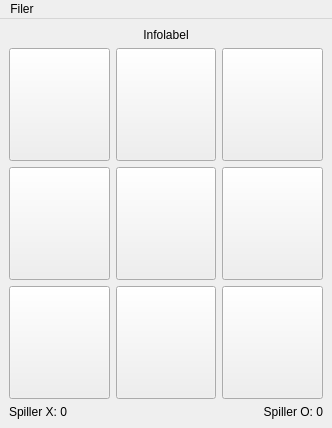
<?xml version="1.0" encoding="UTF-8"?>
<ui version="4.0">
 <class>MainWindow</class>
 <widget class="QMainWindow" name="MainWindow">
  <property name="geometry">
   <rect>
    <x>0</x>
    <y>0</y>
    <width>332</width>
    <height>428</height>
   </rect>
  </property>
  <property name="windowTitle">
   <string>Kryds og bolle</string>
  </property>
  <widget class="QWidget" name="centralwidget">
   <layout class="QVBoxLayout" name="verticalLayout_3">
    <item>
     <widget class="QLabel" name="info_label">
      <property name="text">
       <string>Infolabel</string>
      </property>
      <property name="alignment">
       <set>Qt::AlignCenter</set>
      </property>
     </widget>
    </item>
    <item>
     <layout class="QGridLayout" name="gridLayout">
      <item row="1" column="1">
       <widget class="QPushButton" name="knap_4">
        <property name="sizePolicy">
         <sizepolicy hsizetype="Expanding" vsizetype="Expanding">
          <horstretch>0</horstretch>
          <verstretch>0</verstretch>
         </sizepolicy>
        </property>
        <property name="minimumSize">
         <size>
          <width>100</width>
          <height>100</height>
         </size>
        </property>
        <property name="text">
         <string/>
        </property>
       </widget>
      </item>
      <item row="0" column="1">
       <widget class="QPushButton" name="knap_1">
        <property name="sizePolicy">
         <sizepolicy hsizetype="Expanding" vsizetype="Expanding">
          <horstretch>0</horstretch>
          <verstretch>0</verstretch>
         </sizepolicy>
        </property>
        <property name="minimumSize">
         <size>
          <width>100</width>
          <height>100</height>
         </size>
        </property>
        <property name="text">
         <string/>
        </property>
       </widget>
      </item>
      <item row="0" column="0">
       <widget class="QPushButton" name="knap_0">
        <property name="sizePolicy">
         <sizepolicy hsizetype="Expanding" vsizetype="Expanding">
          <horstretch>0</horstretch>
          <verstretch>0</verstretch>
         </sizepolicy>
        </property>
        <property name="minimumSize">
         <size>
          <width>100</width>
          <height>100</height>
         </size>
        </property>
        <property name="text">
         <string/>
        </property>
       </widget>
      </item>
      <item row="1" column="0">
       <widget class="QPushButton" name="knap_3">
        <property name="sizePolicy">
         <sizepolicy hsizetype="Expanding" vsizetype="Expanding">
          <horstretch>0</horstretch>
          <verstretch>0</verstretch>
         </sizepolicy>
        </property>
        <property name="minimumSize">
         <size>
          <width>100</width>
          <height>100</height>
         </size>
        </property>
        <property name="text">
         <string/>
        </property>
       </widget>
      </item>
      <item row="0" column="2">
       <widget class="QPushButton" name="knap_2">
        <property name="enabled">
         <bool>true</bool>
        </property>
        <property name="sizePolicy">
         <sizepolicy hsizetype="Expanding" vsizetype="Expanding">
          <horstretch>0</horstretch>
          <verstretch>0</verstretch>
         </sizepolicy>
        </property>
        <property name="minimumSize">
         <size>
          <width>100</width>
          <height>100</height>
         </size>
        </property>
        <property name="text">
         <string/>
        </property>
       </widget>
      </item>
      <item row="1" column="2">
       <widget class="QPushButton" name="knap_5">
        <property name="sizePolicy">
         <sizepolicy hsizetype="Expanding" vsizetype="Expanding">
          <horstretch>0</horstretch>
          <verstretch>0</verstretch>
         </sizepolicy>
        </property>
        <property name="minimumSize">
         <size>
          <width>100</width>
          <height>100</height>
         </size>
        </property>
        <property name="text">
         <string/>
        </property>
       </widget>
      </item>
      <item row="2" column="0">
       <widget class="QPushButton" name="knap_6">
        <property name="sizePolicy">
         <sizepolicy hsizetype="Expanding" vsizetype="Expanding">
          <horstretch>0</horstretch>
          <verstretch>0</verstretch>
         </sizepolicy>
        </property>
        <property name="minimumSize">
         <size>
          <width>100</width>
          <height>100</height>
         </size>
        </property>
        <property name="text">
         <string/>
        </property>
       </widget>
      </item>
      <item row="2" column="2">
       <widget class="QPushButton" name="knap_8">
        <property name="sizePolicy">
         <sizepolicy hsizetype="Expanding" vsizetype="Expanding">
          <horstretch>0</horstretch>
          <verstretch>0</verstretch>
         </sizepolicy>
        </property>
        <property name="minimumSize">
         <size>
          <width>100</width>
          <height>100</height>
         </size>
        </property>
        <property name="text">
         <string/>
        </property>
       </widget>
      </item>
      <item row="2" column="1">
       <widget class="QPushButton" name="knap_7">
        <property name="sizePolicy">
         <sizepolicy hsizetype="Expanding" vsizetype="Expanding">
          <horstretch>0</horstretch>
          <verstretch>0</verstretch>
         </sizepolicy>
        </property>
        <property name="minimumSize">
         <size>
          <width>100</width>
          <height>100</height>
         </size>
        </property>
        <property name="text">
         <string/>
        </property>
       </widget>
      </item>
     </layout>
    </item>
    <item>
     <layout class="QHBoxLayout" name="horizontalLayout">
      <item>
       <widget class="QLabel" name="spiller_x_score">
        <property name="text">
         <string>Spiller X: 0</string>
        </property>
       </widget>
      </item>
      <item>
       <widget class="QLabel" name="spiller_o_score">
        <property name="text">
         <string>Spiller O: 0</string>
        </property>
        <property name="alignment">
         <set>Qt::AlignRight|Qt::AlignTrailing|Qt::AlignVCenter</set>
        </property>
       </widget>
      </item>
     </layout>
    </item>
   </layout>
  </widget>
  <widget class="QMenuBar" name="menubar">
   <property name="geometry">
    <rect>
     <x>0</x>
     <y>0</y>
     <width>332</width>
     <height>23</height>
    </rect>
   </property>
   <widget class="QMenu" name="menuFiler">
    <property name="title">
     <string>Filer</string>
    </property>
    <addaction name="actionNyt_spil"/>
    <addaction name="separator"/>
    <addaction name="actionLuk_spil"/>
   </widget>
   <addaction name="menuFiler"/>
  </widget>
  <action name="actionNyt_spil">
   <property name="text">
    <string>Nyt spil</string>
   </property>
  </action>
  <action name="actionLuk_spil">
   <property name="text">
    <string>Luk spil</string>
   </property>
  </action>
 </widget>
 <resources/>
 <connections>
  <connection>
   <sender>actionLuk_spil</sender>
   <signal>triggered()</signal>
   <receiver>MainWindow</receiver>
   <slot>close()</slot>
   <hints>
    <hint type="sourcelabel">
     <x>-1</x>
     <y>-1</y>
    </hint>
    <hint type="destinationlabel">
     <x>165</x>
     <y>213</y>
    </hint>
   </hints>
  </connection>
 </connections>
</ui>
